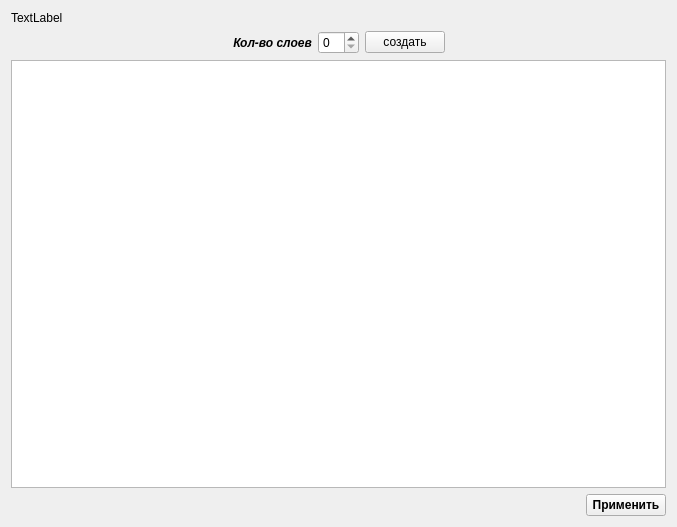
<?xml version="1.0" encoding="UTF-8"?>
<ui version="4.0">
 <class>StandParameters</class>
 <widget class="QWidget" name="StandParameters">
  <property name="geometry">
   <rect>
    <x>0</x>
    <y>0</y>
    <width>677</width>
    <height>527</height>
   </rect>
  </property>
  <property name="windowTitle">
   <string>Form</string>
  </property>
  <layout class="QVBoxLayout" name="verticalLayout_2">
   <item>
    <layout class="QVBoxLayout" name="verticalLayout">
     <item>
      <widget class="QLabel" name="label">
       <property name="text">
        <string>TextLabel</string>
       </property>
      </widget>
     </item>
     <item>
      <layout class="QHBoxLayout" name="horizontalLayout_3">
       <item>
        <spacer name="horizontalSpacer_3">
         <property name="orientation">
          <enum>Qt::Horizontal</enum>
         </property>
         <property name="sizeHint" stdset="0">
          <size>
           <width>40</width>
           <height>20</height>
          </size>
         </property>
        </spacer>
       </item>
       <item>
        <widget class="QLabel" name="label_2">
         <property name="font">
          <font>
           <italic>true</italic>
           <bold>true</bold>
          </font>
         </property>
         <property name="text">
          <string>Кол-во слоев</string>
         </property>
         <property name="alignment">
          <set>Qt::AlignCenter</set>
         </property>
        </widget>
       </item>
       <item>
        <widget class="QSpinBox" name="NumLayers_sb"/>
       </item>
       <item>
        <widget class="QPushButton" name="CreateLineLayers_pb">
         <property name="text">
          <string>создать</string>
         </property>
        </widget>
       </item>
       <item>
        <spacer name="horizontalSpacer_2">
         <property name="orientation">
          <enum>Qt::Horizontal</enum>
         </property>
         <property name="sizeHint" stdset="0">
          <size>
           <width>40</width>
           <height>20</height>
          </size>
         </property>
        </spacer>
       </item>
      </layout>
     </item>
     <item>
      <widget class="QTableView" name="LayersTable"/>
     </item>
    </layout>
   </item>
   <item>
    <layout class="QHBoxLayout" name="horizontalLayout">
     <item>
      <spacer name="horizontalSpacer">
       <property name="orientation">
        <enum>Qt::Horizontal</enum>
       </property>
       <property name="sizeHint" stdset="0">
        <size>
         <width>40</width>
         <height>20</height>
        </size>
       </property>
      </spacer>
     </item>
     <item>
      <widget class="QPushButton" name="Apply_pb">
       <property name="font">
        <font>
         <bold>true</bold>
        </font>
       </property>
       <property name="text">
        <string>Применить</string>
       </property>
      </widget>
     </item>
    </layout>
   </item>
  </layout>
 </widget>
 <resources/>
 <connections/>
</ui>
